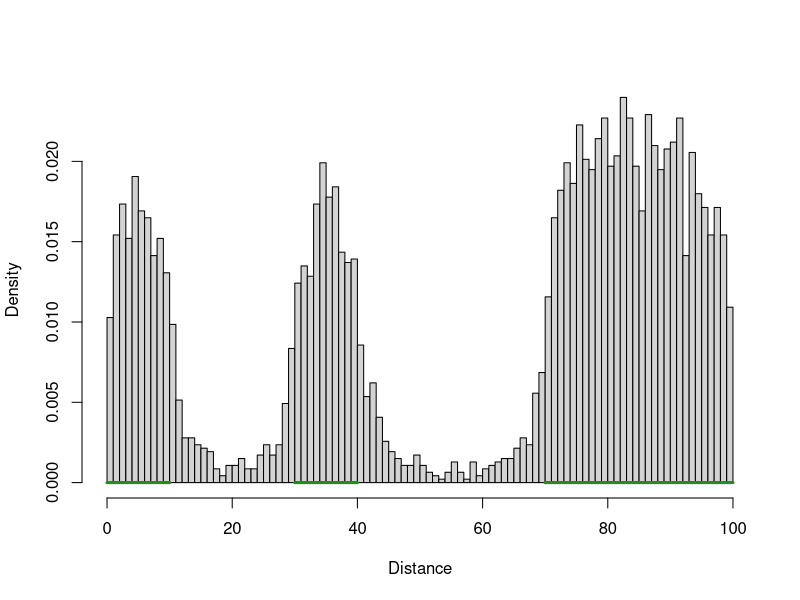
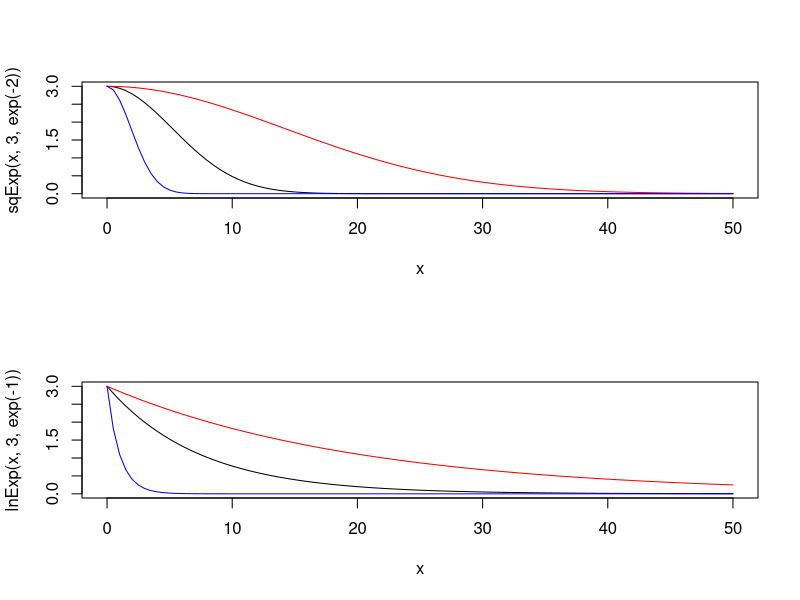
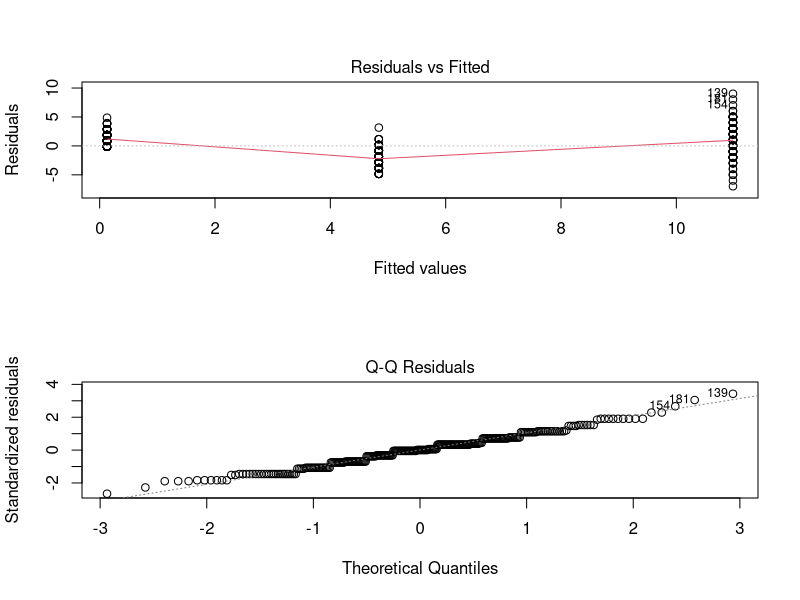
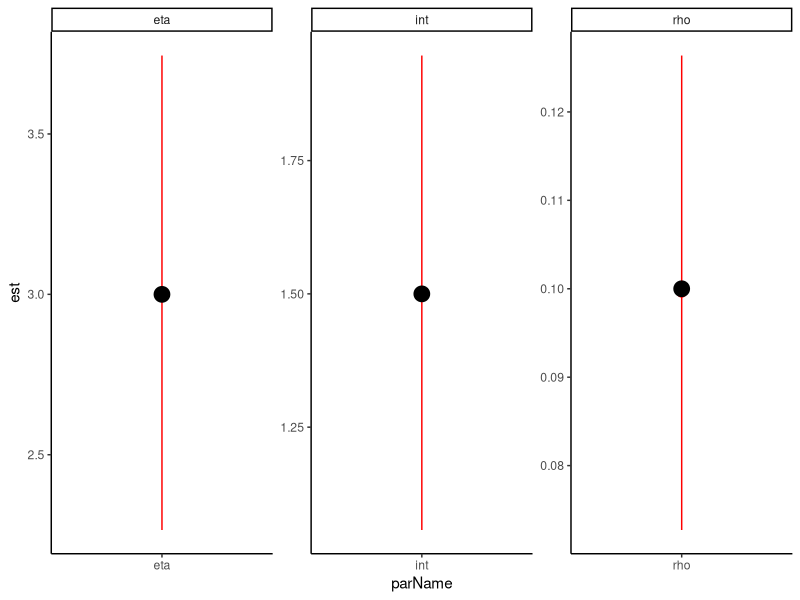
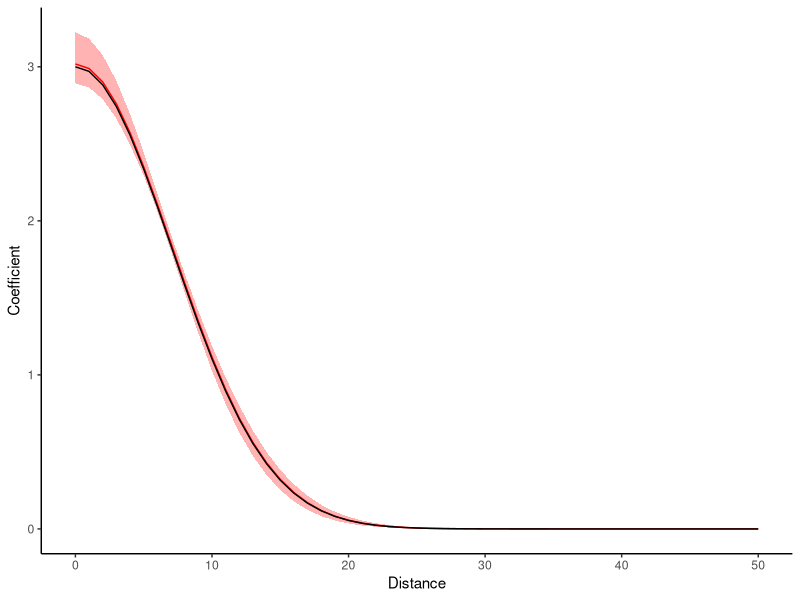

These figures' R source, in order: (Note: a time limit stopped this script after it produced the figures.)
#Simulation to look at dispersal distances from seminatural features, SR 2020

library(tidyverse)

# Functions for simulation -------------------------------------------------------

#Idea: 2D world of habitable patches surrounded by uninhabitable matrix. 
#Organisms start in a patch, reproduce according to logistic growth equation (K related to size of patch), and then disperse according to some univariate normal distribution
#If they land in another/the same patch, they add to its population
#Basically just the theory of island biogeography + metapopulation stuff

#Function to generate distribution of propagules from some source
#patches - dataframe of patches: xmin, xmax, n = starting population
#worldLims - vector of x-limits
#r - rate of growth at n=0
#dispType - dispersal kernel ('normal','t','cauchy','ft')
#dispPars - vector of parameters for dispersal (SD, c(SD,nu) for t-dist, c(a,b) for fat-tailed)
#tim - time steps to take
#kfac - factor to multiply patch size by (raises K-constant of patch)
#propDisperse - proportion of organisms that disperse, rather than staying in the patch (between 0 and 1)
#figure - what type of figure should be displayed ('hist','dense','none')
#lastStep - should only last step be saved (T/F)
#returnDist - should locations of dispersers be returned as a vector (T/F)
mkDist <- function(patches,worldLims,r,dispType,dispPars,tim,kfac,propDisperse=1,figure='hist',lastStep=F,returnDist=F){
  #Helper functions
  
  #Logistic growth equation (n at t+1)
  ntPlus <- function(nt,r,K){
    nt+(r*nt*(1-(nt/K)))
  }
  
  #Generate random numbers from 2-sided fat tailed distribution
  #1-sided: function(d,a,b) 1/(1+a*d^b)
  rft2 <- function(n,a,b){
    d <- runif(n,0,1) #Random uniform
    posneg <- sample(c(-1,1),n,T) #Positive/negative 1
    return(posneg*((1-d)/(a*d))^(1/b))
  }
  
  #Parameters for patches
  patches$size <- with(patches,xmax-xmin) #Size of patch
  patches$mid <- rowMeans(patches[,c('xmax','xmin')]) #Middle of patch
  npatches <- nrow(patches) #number of patches
  
  # plot(0,type='n',xlim=range(patches[,c('xmax','xmin')]),ylim=c(0,30),xlab='',ylab='')
  # for(i in 1:length(patches)){
  #   with(patches,{
  #     lines(c(xmin[i],xmax[i]),c(0,0),col='forestgreen',lwd=3)
  #     points(rep(mean(c(xmin[i],xmax[i])),n[i]),1:(n[i]),pch=19)
  #   })
  # }
  
  recordDisp <- list() #List to store dispersal
  
  for(t in 1:tim){
    #Reproduce
    for(i in 1:npatches){
      patches$n[i] <- max(0,round(ntPlus(patches$n[i],r,patches$size[i]))) #Population cannot be negative
    }
    
    #Disperse
    
    # dLocs <- with(patches,unlist(mapply(rnorm,n,mid,disp))) #Disperse from middle of patch
    dLocs <- numeric(0) #Empty set to store locations
    for(i in 1:npatches){
      #Dispersal location for migrants - all individuals disperse if propDisperse == 1
      nDispersers <- round(patches$n[i]*propDisperse)
      
      dLocs <- with(patches,c(dLocs,switch(dispType, #Choose dispersal kernel
        normal=rnorm(nDispersers,runif(nDispersers,xmin[i],xmax[i]),dispPars[1]), #Normal distribution
        cauchy=rcauchy(nDispersers,runif(nDispersers,xmin[i],xmax[i]),dispPars[1]), #Cauchy
        t=rt(nDispersers,dispPars[2])*dispPars[1] + runif(nDispersers,xmin[i],xmax[i]), #Student's t (regularized)
        ft=rft2(nDispersers,dispPars[1],dispPars[2]) + runif(nDispersers,xmin[i],xmax[i]) #2-sided fat-tailed
      )))
                     
      #Should try fat-tailed as well, as in Chapman et al 2006
      #Formula f(d|a,b) = 1/(1+a*d^b); authors found a = 0.3-0.4, b = 1.5-1.6
      #Turns out this is impossible to integrate. Better to use t dist or cauchy dist.
      #https://besjournals.onlinelibrary.wiley.com/doi/full/10.1111/j.1365-2656.2006.01172.x
      
      patches$n[i] <- patches$n[i] - nDispersers #Remove migrants
      if(patches$n[i]<0) stop('Population negative')
    }
    
    #Assign migrants to new patches
    for(i in 1:npatches){
      #New population = residents + immigrants
      patches$n[i] <- patches$n[i] + sum(dLocs>=patches$xmin[i] & dLocs<=patches$xmax[i]) 
    }
    
    #Record location of all migrants (sucessful/unsuccessful)
    recordDisp[[t]] <- dLocs
  }
  
  if(lastStep) recordDisp <- recordDisp[[length(recordDisp)]] #Only saves the last time step
  
  recordDisp <- unlist(recordDisp) #Converts to vector
  recordDisp <- recordDisp[recordDisp>=min(worldLims)&recordDisp<=max(worldLims)] #Get rid of records outside of world range
  
  if(figure=='hist'|figure=='dens'){ #Make a figure of the dispersal data
    # plot(0,type='n',xlim=range(patches[,c('xmax','xmin')]),ylim=c(0,max(patches$n)),xlab='',ylab='') #Empty plot
    if(figure=='hist') hist(unlist(recordDisp),freq=F,main='',breaks=100,xlim=worldLims,xlab='Distance') #Histogram plot
    
    if(figure=='dens') plot(density(unlist(recordDisp)),zero.line=T,main='',xlim=worldLims,xlab='Distance') #Density plot
    
    
    for(i in 1:npatches){
      with(patches,{
        lines(c(xmin[i],xmax[i]),c(0,0),col='forestgreen',lwd=3)
        # if(n[i]>0) points(rep(mean(c(xmin[i],xmax[i])),n[i]),1:(n[i]),pch=19)
      })
    }
  }
  
  if(returnDist) return(recordDisp)

}

patches <- data.frame(xmin=c(0,30,70),xmax=c(10,40,100),n=c(5,5,15))
worldLims <- c(0,100)
r <- 1 #Rate of growth

# #normal distribution
# dispType <- 'normal'
# dispPars <- c(5)

# #t distribution
# dispType <- 't'
# dispPars <- c(5,3) #dispersal parameters

# #cauchy distribution 
# dispType <- 'cauchy'
# dispPars <- c(1) #dispersal parameters

#2-sided fat-tailed distribution
dispType <- 'ft'
dispPars <- c(0.4,1.5) #dispersal parameters

tim <- 1000 #Time steps
kfac <- 10 #Factor to multiply k by (change carrying capacity for all patches)

#Works
mkDist(patches,worldLims,r,dispType,dispPars,tim,kfac,propDisperse=0.1,figure='hist',lastStep=F,returnDist=F)

#Function to generate random 1-D landscapes
# worldLim: vector of x-limits to world
# nPatches: number of patches to generate
# nWorlds: number of random landscapes to generate (Go then. There are other worlds than these.)
# leaveClear: location(s) to check if patches intersect (reject intersecting worlds). NA indicates no patches needed
mkLandscape <- function(worldLims,nPatches,nWorlds=1,leaveClear=NA){
  #Width of world
  worldWidth <- max(worldLims)-min(worldLims)
  #Number of non-overlapping points
  nPoints <- ifelse(any(is.na(leaveClear)),0,length(leaveClear))
  
  require(gtools)
  nBreaks <- (nPatches*2)+1 #Dimensions for dirichlet process
  outputList <- list()
  listInd <- 1 #Index for list
  
  while(length(outputList)<nWorlds){
    #Generate "cut up string" of locations using dirichlet process
    breakLocs <- cumsum(c(0,rdirichlet(1,rep(1,nBreaks))))*worldWidth + min(worldLims) 
    
    #Assemble into data frame
    patches <- data.frame(xmin=breakLocs[1:length(breakLocs)-1],xmax=breakLocs[2:length(breakLocs)])
    patches <- patches[seq(2,nrow(patches)-1,2),] #Choose only "middle" patches
    rownames(patches) <- NULL #Reset row names
    
    #Check intersection criteria
    pass <- nPoints==0 || !any(rep(patches$xmax,nPoints)>=rep(leaveClear,each=nPatches) & 
                   rep(leaveClear,each=nPatches)>=rep(patches$xmin,nPoints))
    
    if(pass) { #If it passes, append to list
      outputList[[listInd]] <- patches 
      # patches$size <- patches$xmax-patches$xmin #Calculate patch size
      listInd <- listInd + 1 #Increment counter
    }
  }
  return(outputList)
}

#Function to extract "onion skin" proportions of patch cover at distances from cent
# patches: dataframe with xlims of patches
# cent: vector of centre locations
# rad: length of radius
# nSlice: number of slices to take from 0 to rad
onionSkin <- function(patches,cent,rad,nSlice,scale=F){
  #Helper function
  overlap <- function(t1,t2,b1,b2){ #How much of a target line (t1,t2) overlaps the boundary line (b1,b2)
    if(t1>=t2|b1>=b2) stop('Second argument (t2/b2) must be larger than first (t1/b1)')
    max(0,min(t2,b2)-max(t1,b1))
  }
  
  #Setup 
  nPatch <- nrow(patches) #Number of patches specified
  nCent <- length(cent) #Number of point centres to use
  wSlice <- rad/nSlice #Width of a slice
  
  #Matrix for storing values
  results <- matrix(rep(NA,nCent*nSlice),nrow=nCent,ncol=nSlice)
  rownames(results) <- cent
  colnames(results) <- paste0('d',format(round(seq(wSlice,rad,wSlice),2),nsmall=2,trim=T))
  
  for(i in 1:nCent){ #For each point centre
    for(j in 1:nSlice){ #For each slice
      #Boundaries for each slice
      left <- c(cent-wSlice*j,cent-wSlice*(j-1))
      right <- c(cent+wSlice*(j-1),cent+wSlice*j)
      results[i,j] <- 0 #Initialize to zero
      for(k in 1:nPatch){
        results[i,j] <- results[i,j] + #Add overlap 
          overlap(patches$xmin[k],patches$xmax[k],left[1],left[2]) + 
          overlap(patches$xmin[k],patches$xmax[k],right[1],right[2])
      }
    }
  }
  if(scale){ #Scales results to proportion of area in slices
    results <- results/(rad*2/nSlice)
  }
  return(results) #Output
}

#Squared exponential decay function
#d: distance
#eta: intercept at d=0
#rho: rate of decay with distance (estimate on log scale?)
sqExp <- function(d,eta,rho) eta*exp(-(rho^2)*(d^2))
par(mfrow=c(2,1)); curve(sqExp(x,3,exp(-2)),0,50) #works
curve(sqExp(x,3,exp(-3)),0,50,col='red',add=T) 
curve(sqExp(x,3,exp(-1)),0,50,col='blue',add=T) 


#Linear exponential decay function
#d: distance
#eta: intercept at d=0
#rho: rate of decay with distance (estimate on log scale?)
lnExp <- function(d,eta,rho) eta*exp(-(rho^2)*(d))
curve(lnExp(x,3,exp(-1)),0,50) #works
curve(lnExp(x,3,exp(-1.5)),0,50,add=T,col='red')
curve(lnExp(x,3,exp(0)),0,50,add=T,col='blue') 
par(mfrow=c(1,1))



# Simple situation --------------------------------------------------------

theme_set(theme_classic())

#1 large patch on left side
patches <- data.frame(xmin=c(0),xmax=c(20),n=c(5))
worldLims <- c(0,100)
r <- 1 #Rate of growth
tim <- 2000 #Time steps
kfac <- 10 #Factor to multiply k by

#Simulate dispersal at 3 distances (25,50,75)
dispDist <- lapply(1:100,function(x){
  data.frame(d=mkDist(patches,worldLims,r,dispType='ft',dispPars=c(0.4,1.5),tim,kfac,propDisperse=0.1,figure='none',lastStep=F,returnDist=T)) %>% 
    filter(d>20) %>% mutate(d=d-20) %>% #Removes dispersals within patch
    # ggplot(aes(x=d))+geom_histogram()
    mutate(d=case_when(d>20&d<30 ~ 'near', d>45&d<55 ~ 'mid', d>70&d<80 ~ 'far')) %>% filter(!is.na(d)) %>% 
    mutate(d=factor(d,levels=c('near','mid','far'))) %>% group_by(d,.drop=F) %>% summarize(n=n()) %>% ungroup() %>% 
    mutate(d=case_when(d=='near' ~ 25, d=='mid' ~ 50, d=='far' ~ 75)) %>% 
    mutate(rep=x)
})
dispDist <- do.call('rbind',dispDist) %>% 
  mutate(rep=factor(rep))

mod1 <- dispDist %>% mutate(d=scale(d)) %>% 
  glm(n~d,data=.,family='poisson')

mod1 <- dispDist %>% mutate(logn=log(n+0.1),d=d) %>% 
  lm(n~sqrt(d),data=.)

# mod1 <- dispDist %>% mutate(d=scale(d)) %>% 
#   glmer(n~d+(d|rep),data=.,family='poisson')
summary(mod1)
par(mfrow=c(2,1)); plot(mod1,which=c(1,2))


# Radial functional regression --------------------------------------------

#Step 1: simulate data

#Create some fake landscapes
patches <- mkLandscape(c(0,100),nPatches=1,nWorlds=30,leaveClear=50)
patches <- c(patches,mkLandscape(c(0,100),nPatches=2,nWorlds=30,leaveClear=50))
patches <- c(patches,mkLandscape(c(0,100),nPatches=3,nWorlds=30,leaveClear=50))
#Get composition in rings around site
rings <- lapply(patches,onionSkin,cent=50,rad=50,nSlice=10,scale=T)
rings <- as.data.frame(do.call('rbind',rings))
row.names(rings) <- NULL

#Parameters for generation
int <- 1.5 #intercept
dists <- seq(5,50,5)-2.5 #Distances from centre
eta <- 3
rho <- 0.1
coefs <- sqExp(dists,eta,rho)
mu <- exp(int+(as.matrix(rings) %*% coefs))
counts <- rpois(length(mu),mu)

#Step 2: estimate coefficients

#-log-likelihood function
ll <- function(pars,dat){
  #unpack coefficients
  int <- pars[1] #intercept
  eta <- pars[2] #height of increase
  rho <- pars[3] #distance decay
  #unpack dependent vars
  y <- dat[[1]] #counts
  d <- dat[[2]] #distances
  mat <- dat[[3]] #matrix of composition at distances
  
  yhat <- exp(int + (mat %*% sqExp(d,eta,rho))) #Lambda value
  return(-sum(dpois(y,yhat)))
}

#Test
datList <- list(counts,dists,as.matrix(rings))
ll(c(1.5,3,0.1),datList) #LL estimate ok

#Estimate
est <- optim(c(1.5,3,0.1),ll,method='L-BFGS-B',lower=c(-100,0,0),upper=c(100,100,100),dat=datList,hessian=T)

data.frame(parName=c('int','eta','rho'),est=est$par, #Estimates look OK
           se=sqrt(diag(solve(est$hessian))),actual=c(1.5,3,0.1)) %>% 
  ggplot(aes(x=parName,y=est))+geom_pointrange(aes(ymax=est+se*1.96,ymin=est-se*1.96),col='red')+
  geom_point(aes(y=actual),col='black',size=5)+
  facet_wrap(~parName,scales='free')

#Bootstrap CIs for curve
bootRep <- replicate(1000,expr={
  N <- length(datList[[1]])
  s <- sample(c(1:N),N,TRUE)
  dat <- list(datList[[1]][s],datList[[2]],datList[[3]][s,])
  bootEst <- optim(c(1.5,3,0.1),ll,method='L-BFGS-B',lower=c(-100,0,0),upper=c(100,100,100),dat=dat,hessian=T)$par
  sqExp(0:100,bootEst[2],bootEst[3])
  })

#Coefficient curve looks OK
data.frame(dist=0:100,t(apply(bootRep,1,function(x) quantile(x,c(0.5,0.95,0.05)))),actual=sqExp(0:100,3,0.1)) %>% 
  rename('med'=X50.,'upr'=X95.,'lwr'=X5.) %>% 
  ggplot(aes(x=dist))+geom_ribbon(aes(ymax=upr,ymin=lwr),alpha=0.3,fill='red')+
  geom_line(aes(y=med),col='red')+
  geom_line(aes(y=actual))+xlim(0,50)+
  labs(x='Distance',y='Coefficient')


# RRG with simulated data -------------------------------------------------

#Step 1: generate worlds

sampleLims <- c(47.5,52.5)

worlds <- list() 
for(n in 1:5) worlds <- c(worlds,mkLandscape(worldLims=c(0,100),nPatches=n,nWorlds=100,leaveClear=sampleLims[1]:sampleLims[2]))

#Step 2: simulate dispersion and extract counts of dispersers

#Add 1 population to each world
worlds <- lapply(worlds,function(x) data.frame(x,n=1))

#Simulates dispersion, and extracts counts between sampleLims
counts <- lapply(worlds,function(x,sL) {
  temp <- mkDist(x,worldLims=c(0,100),r=1,dispType='ft',dispPars=c(0.4,1.5),tim=400,kfac=10,propDisperse=0.1,figure='none',lastStep=F,returnDist=T)
  temp <- temp[temp>=min(sL)&temp<=max(sL)]
  return(temp)},sL=sampleLims)
counts <- sapply(counts,length)

#Step 3: extract landscape data - nearest neighbour, 5m rings, and various radii

#Nearest neighbour distance
nnDist <- sapply(worlds,function(x,sL){
  x <- unlist(x[,-3])
  return(min(abs(c(sL[1]-x,sL[2]-x))))
},sL=sampleLims)
hist(nnDist)

#Ring composition in 5m slices
ringComp <- t(sapply(worlds,function(x) onionSkin(x,cent=50,rad=50,nSlice=10,scale=T)))
ringDist <- seq(5,50,length.out=10)-2.5
colnames(ringComp) <- paste0('d',ringDist)
par(mfrow=c(5,2)); for(i in 1:10) hist(ringComp[,i],main=i); par(mfrow=c(1,1)) #Looks OK

#Composition within a 10m-50m radius, by 5m increments
totalComp <- t(apply(ringComp,1,function(x) cummean(x)[-1]))
colnames(totalComp) <- paste0('d',seq(10,50,5))

#Step 4: compare types of regression to see which one works best

#negative log-likelihood function for onion skin method
nllOnion <- function(pars,dat,type='ln',pdf='poisson',intercept=F){
  #unpack dependent vars
  y <- dat[[1]] #counts
  d <- dat[[2]] #distances
  mat <- dat[[3]] #matrix of composition at distances
  
  if(intercept){ #If using intercept
    int <- pars[1] #First parameter is intercept
    getPars <- 2 #Offsets rank of other parameters
  } else {
    int <- 0 #No intercept
    getPars <- 1
  }
    
  #unpack coefficients
  eta <- pars[getPars] #height of increase
  rho <- exp(pars[getPars+1]) #distance decay
  
  if(pdf=='negbin'){ #If using a negative binomial distribution
    theta <- exp(pars[getPars+2]) # theta
  }
  
  yhat <- switch(type, #Predicted value
                 ln = exp(int + mat %*% lnExp(d,eta,rho)), #Linear distance
                 sq = exp(int + mat %*% sqExp(d,eta,rho)) #Squared distance
                 )
  nll <- switch(pdf, #Log likelihood
                poisson=-sum(dpois(y,yhat,log=T)),
                negbin=-sum(dnbinom(y,mu=yhat,size=theta,log=T)))
  return(nll)
}

# par(mfrow=c(1,1)); curve(sqExp(x,3,exp(-2)),0,50); curve(lnExp(x,3,exp(-1)),0,50,add=T,col='red')

datList <- list(counts,ringDist,ringComp)

#Starting coefs: eta=3, rho=exp(-1), theta=exp(0)
nllOnion(c(3,-1,0),dat=datList,type='ln',pdf='negbin',intercept=F)
debugonce(nllOnion)

#NegBin - no intercept - linear decay
(omod1 <- optim(c(3,-1,0),nllOnion,
                # method='L-BFGS-B',lower=c(-10,-10,-10),upper=c(10,10,10),
                dat=datList,type='ln',pdf='negbin',intercept=F,hessian=T))
if(any(eigen(omod1$hessian)$values<=0)) print('Non-positive definite Hessian')
data.frame(est=omod1$par,se=sqrt(diag(solve(omod1$hessian)))) #Looks OK
curve(lnExp(x,omod1$par[1],exp(omod1$par[2])),0,50,xlab='Dist',ylab='Coef') #Looks OK

#NegBin - no intercept - squared decay
(omod2 <- optim(c(3,-1,0),nllOnion,
                # method='L-BFGS-B',lower=c(-10,-10,-10),upper=c(10,10,10),
                dat=datList,type='sq',pdf='negbin',intercept=F,hessian=T))
if(any(eigen(omod2$hessian)$values<=0)) print('Non-positive definite Hessian')
data.frame(est=omod2$par,se=sqrt(diag(solve(omod2$hessian)))) #Looks OK
curve(sqExp(x,omod2$par[1],exp(omod2$par[2])),0,50,xlab='Dist',ylab='Coef',add=T,col='red') #Looks OK

#NegBin - intercept - linear decay
(omod3 <- optim(c(0,5.6,-1,0.8),nllOnion,
                # method='L-BFGS-B',lower=c(-10,-10,-10,-10),upper=c(10,10,10,10),
                dat=datList,type='ln',pdf='negbin',intercept=T,hessian=T))
if(any(eigen(omod3$hessian)$values<=0)) print('Non-positive definite Hessian')
data.frame(est=omod3$par,se=sqrt(diag(solve(omod3$hessian)))) #Looks OK
curve(lnExp(x,omod3$par[2],exp(omod3$par[3]))+omod3$par[1],0,50,xlab='Dist',ylab='Coef') #Looks OK

#NegBin - intercept - squared decay
(omod4 <- optim(c(0,5.6,-1,0.8),nllOnion,
                # method='L-BFGS-B',lower=c(-10,-10,-10,-10),upper=c(10,10,10,10),
                dat=datList,type='sq',pdf='negbin',intercept=T,hessian=T))
if(any(eigen(omod4$hessian)$values<=0)) print('Non-positive definite Hessian')
data.frame(est=omod4$par,se=sqrt(diag(solve(omod4$hessian)))) #Looks OK
curve(sqExp(x,omod4$par[2],exp(omod4$par[3]))+omod3$par[1],0,50,xlab='Dist',ylab='Coef',add=T,col='red') #Looks OK

#Standard nnDist GLMs - highly overdispersed, so using negbin
mod1 <-MASS::glm.nb(counts~sqrt(dist),data=data.frame(count=counts,dist=nnDist)) 
par(mfrow=c(2,1)); plot(mod1,which=c(1,2)); par(mfrow=c(1,1)) #Better, but still not great

#Compare different fixed radii as predictors
mod2 <- list()
mod2[[1]] <- MASS::glm.nb(counts~sqrt(ringComp[,1]))
for(i in 1:ncol(totalComp)){
  mod2[[i+1]] <- MASS::glm.nb(counts~sqrt(totalComp[,i]))
}

#Assemble model results
modResults <- data.frame(model=c('Onion - No Intercept - Linear','Onion - No Intercept - Square','Onion - Intercept - Linear','Onion - Intercept - Square'),
                         logLik=sapply(list(omod1,omod2,omod3,omod4),function(x) -x$value),
                         nPars=c(3,3,4,4)) %>% bind_rows(
                           data.frame(model=c('LM - Int - Nearest neighbour',paste0('LM - Int - radius',ringDist+2.5)),
                                      logLik=c(logLik(mod1),sapply(mod2,logLik)),nPars=rep(3,1+length(mod2)))
                         ) %>% mutate(AIC=(-2*logLik)+(2*nPars),model=factor(model,levels=model)) %>% 
  mutate(deltaAIC=AIC-min(AIC),rank=rank(deltaAIC)) %>% separate(model,c('modType','intercept','predictor'),sep=' - ') %>% 
  mutate(predictor=ifelse(predictor=='Linear'|predictor=='Square',paste0(predictor,' decay'),predictor))
  
#Likelihood plot
plot(ringDist+2.5,sapply(mod2,logLik),ylab='log likelihood',xlab='Distance',pch=19,type='b',ylim=range(modResults$logLik))
abline(h=logLik(mod1),lty='dashed')
text(40,logLik(mod1),'Nearest patch')
text(40,logLik(mod2[[8]])+25,'Varying\nradii')
abline(h=modResults$logLik[grepl('Onion',modResults$modType)],col='red',lty='dashed')
# text(40,-1465,'"Onion-ring" models',col='red')
with(modResults,
     text(40,logLik[grepl('Onion',modType)],paste(predictor[grepl('Onion',modType)],intercept[grepl('Onion',modType)],sep='-'),col='red')
     )
legend('bottom',legend=c('Standard GLM','"Onion-skin" GLM'),fill=c('black','red'), y.intersp=0.8,x.intersp=0.5)

#Check results of best model (Onion Intercept Linear Decay)

omod3$par

#Bootstrap CIs for predicted values
bootPred <- replicate(1000,{
  samps <- sample(1:length(datList[[1]]),length(datList[[1]]),replace=T)
  tempDat <- list(datList[[1]][samps],datList[[2]],datList[[3]][samps,])
  tempPars <- optim(omod3$par,nllOnion,dat=tempDat,type='ln',pdf='negbin',intercept=T,hessian=T)$par
  # #Predictions for coefs at different distances
  # tempRet <- lnExp(ringDist,tempPars[2],exp(tempPars[3]))
  # names(tempRet) <- colnames(ringComp)
  #Expected value
  tempRet <- as.vector(exp(tempPars[1] + datList[[3]] %*% lnExp(ringDist,tempPars[2],exp(tempPars[3]))))
  return(tempRet)
  # rm(samps,tempDat,tempPars,tempRet)
})

data.frame(counts=counts,
           pred=as.vector(exp(omod3$par[1] + ringComp %*% lnExp(ringDist,omod3$par[2],exp(omod3$par[3])))),
           med=apply(bootPred,1,median),
           upr=apply(bootPred,1,function(x) quantile(x,0.95)), lwr=apply(bootPred,1,function(x) quantile(x,0.05))) %>% 
  ggplot(aes(med,counts))+geom_point()



#Bootstrap CIs for slope coefficients
bootCoef <- replicate(1000,{
  samps <- sample(1:length(datList[[1]]),length(datList[[1]]),replace=T)
  tempDat <- list(datList[[1]][samps],datList[[2]],datList[[3]][samps,])
  tempPars <- optim(omod3$par,nllOnion,dat=tempDat,type='ln',pdf='negbin',intercept=T,hessian=T)$par
  #Predictions for coefs at different distances
  tempRet <- lnExp(ringDist,tempPars[2],exp(tempPars[3]))
  names(tempRet) <- colnames(ringComp)
  return(tempRet)
})

data.frame(dist=ringDist+2.5,
           med=apply(bootCoef,1,median),upr=apply(bootCoef,1,function(x) quantile(x,0.95)),lwr=apply(bootCoef,1,function(x) quantile(x,0.05))) %>% 
  ggplot(aes(dist,med))+geom_ribbon(aes(ymax=upr,ymin=lwr),alpha=0.3)+
  geom_line()
